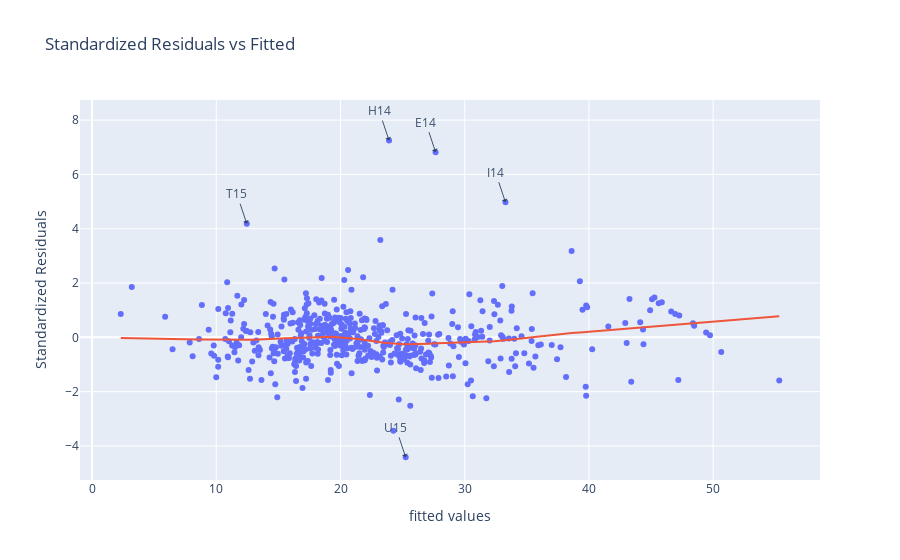
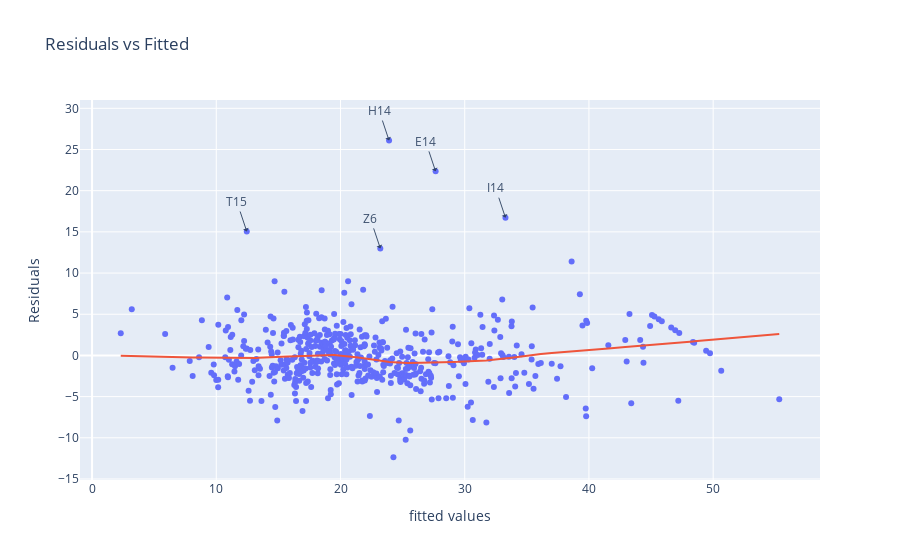
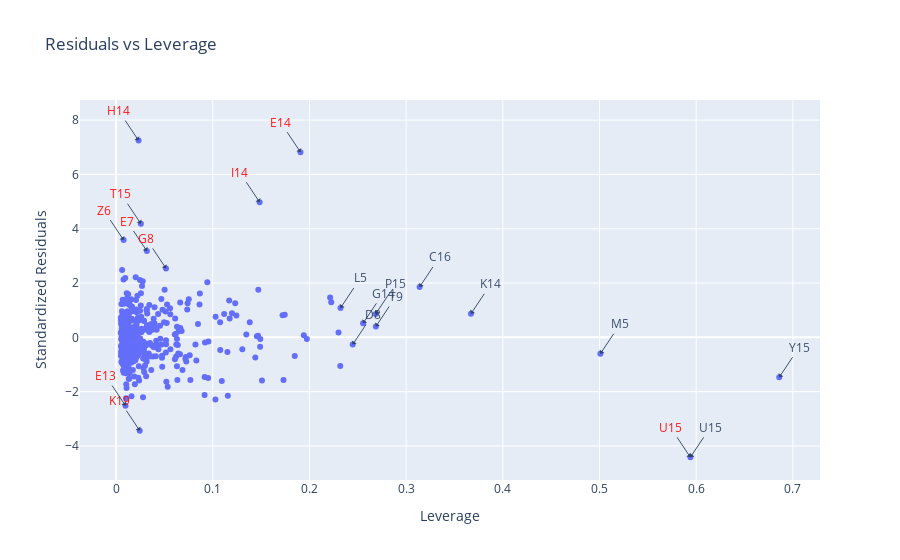

These figures' notebook cell, in order:
### Code cell
res1 = obj_Linear_Regr.fig_residual(5, True)
res2 = obj_Linear_Regr.fig_residual(5, False)
lev = obj_Linear_Regr.fig_leverage(10)

res1
res2
lev

functions.save ([res1,res2,lev], d_paths, 'residuals')

### Figure 1 — Plotly figure (JSON) as saved in the notebook; plotly's stock layout.template omitted (floating-point values rounded to 4 significant figures; data arrays with more than 128 entries replaced by an {"elided": "..."} marker saying what was removed)
{"data": [{"mode": "markers", "text": {"elided": "503 str values"}, "type": "scatter", "x": {"elided": "503 float values"}, "y": {"elided": "503 float values"}}, {"mode": "lines", "type": "scatter", "x": {"elided": "503 float values"}, "y": {"elided": "503 float values"}}], "layout": {"annotations": [{"arrowhead": 1, "opacity": 0.9, "showarrow": true, "text": "H14", "x": 23.91, "y": 7.25}, {"arrowhead": 1, "opacity": 0.9, "showarrow": true, "text": "E14", "x": 27.66, "y": 6.821}, {"arrowhead": 1, "opacity": 0.9, "showarrow": true, "text": "I14", "x": 33.28, "y": 4.976}, {"arrowhead": 1, "opacity": 0.9, "showarrow": true, "text": "U15", "x": 25.25, "y": -4.417}, {"arrowhead": 1, "opacity": 0.9, "showarrow": true, "text": "T15", "x": 12.46, "y": 4.186}], "showlegend": false, "title": {"text": "Standardized Residuals vs Fitted"}, "xaxis": {"title": {"text": "fitted values"}}, "yaxis": {"title": {"text": "Standardized Residuals"}}}}

### Figure 2 — Plotly figure (JSON) as saved in the notebook; plotly's stock layout.template omitted (floating-point values rounded to 4 significant figures; data arrays with more than 128 entries replaced by an {"elided": "..."} marker saying what was removed)
{"data": [{"mode": "markers", "text": {"elided": "503 str values"}, "type": "scatter", "x": {"elided": "503 float values"}, "y": {"elided": "503 float values"}}, {"mode": "lines", "type": "scatter", "x": {"elided": "503 float values"}, "y": {"elided": "503 float values"}}], "layout": {"annotations": [{"arrowhead": 1, "opacity": 0.9, "showarrow": true, "text": "H14", "x": 23.91, "y": 26.09}, {"arrowhead": 1, "opacity": 0.9, "showarrow": true, "text": "E14", "x": 27.66, "y": 22.34}, {"arrowhead": 1, "opacity": 0.9, "showarrow": true, "text": "I14", "x": 33.28, "y": 16.72}, {"arrowhead": 1, "opacity": 0.9, "showarrow": true, "text": "T15", "x": 12.46, "y": 15.04}, {"arrowhead": 1, "opacity": 0.9, "showarrow": true, "text": "Z6", "x": 23.21, "y": 12.99}], "showlegend": false, "title": {"text": "Residuals vs Fitted"}, "xaxis": {"title": {"text": "fitted values"}}, "yaxis": {"title": {"text": "Residuals"}}}}

### Figure 3 — Plotly figure (JSON) as saved in the notebook; plotly's stock layout.template omitted (floating-point values rounded to 4 significant figures; data arrays with more than 128 entries replaced by an {"elided": "..."} marker saying what was removed)
{"data": [{"mode": "markers", "text": {"elided": "503 str values"}, "type": "scatter", "x": {"elided": "503 float values"}, "y": {"elided": "503 float values"}}], "layout": {"annotations": [{"arrowhead": 1, "ax": 20, "ay": -30, "opacity": 0.9, "showarrow": true, "text": "Y15", "x": 0.6859, "y": -1.469}, {"arrowhead": 1, "ax": 20, "ay": -30, "opacity": 0.9, "showarrow": true, "text": "U15", "x": 0.594, "y": -4.417}, {"arrowhead": 1, "ax": 20, "ay": -30, "opacity": 0.9, "showarrow": true, "text": "M5", "x": 0.5009, "y": -0.605}, {"arrowhead": 1, "ax": 20, "ay": -30, "opacity": 0.9, "showarrow": true, "text": "K14", "x": 0.367, "y": 0.8677}, {"arrowhead": 1, "ax": 20, "ay": -30, "opacity": 0.9, "showarrow": true, "text": "C16", "x": 0.3139, "y": 1.858}, {"arrowhead": 1, "ax": 20, "ay": -30, "opacity": 0.9, "showarrow": true, "text": "T9", "x": 0.2687, "y": 0.3977}, {"arrowhead": 1, "ax": 20, "ay": -30, "opacity": 0.9, "showarrow": true, "text": "P15", "x": 0.2685, "y": 0.864}, {"arrowhead": 1, "ax": 20, "ay": -30, "opacity": 0.9, "showarrow": true, "text": "G14", "x": 0.2554, "y": 0.5166}, {"arrowhead": 1, "ax": 20, "ay": -30, "opacity": 0.9, "showarrow": true, "text": "D8", "x": 0.2447, "y": -0.2669}, {"arrowhead": 1, "ax": 20, "ay": -30, "opacity": 0.9, "showarrow": true, "text": "L5", "x": 0.2321, "y": 1.082}, {"arrowhead": 1, "ax": -20, "ay": -30, "font": {"color": "red"}, "opacity": 0.9, "showarrow": true, "text": "H14", "x": 0.02324, "y": 7.25}, {"arrowhead": 1, "ax": -20, "ay": -30, "font": {"color": "red"}, "opacity": 0.9, "showarrow": true, "text": "E14", "x": 0.1907, "y": 6.821}, {"arrowhead": 1, "ax": -20, "ay": -30, "font": {"color": "red"}, "opacity": 0.9, "showarrow": true, "text": "I14", "x": 0.1485, "y": 4.976}, {"arrowhead": 1, "ax": -20, "ay": -30, "font": {"color": "red"}, "opacity": 0.9, "showarrow": true, "text": "U15", "x": 0.594, "y": -4.417}, {"arrowhead": 1, "ax": -20, "ay": -30, "font": {"color": "red"}, "opacity": 0.9, "showarrow": true, "text": "T15", "x": 0.02562, "y": 4.186}, {"arrowhead": 1, "ax": -20, "ay": -30, "font": {"color": "red"}, "opacity": 0.9, "showarrow": true, "text": "Z6", "x": 0.007779, "y": 3.583}, {"arrowhead": 1, "ax": -20, "ay": -30, "font": {"color": "red"}, "opacity": 0.9, "showarrow": true, "text": "K19", "x": 0.02444, "y": -3.437}, {"arrowhead": 1, "ax": -20, "ay": -30, "font": {"color": "red"}, "opacity": 0.9, "showarrow": true, "text": "E7", "x": 0.03185, "y": 3.18}, {"arrowhead": 1, "ax": -20, "ay": -30, "font": {"color": "red"}, "opacity": 0.9, "showarrow": true, "text": "G8", "x": 0.05161, "y": 2.539}, {"arrowhead": 1, "ax": -20, "ay": -30, "font": {"color": "red"}, "opacity": 0.9, "showarrow": true, "text": "E13", "x": 0.009724, "y": -2.516}], "showlegend": false, "title": {"text": "Residuals vs Leverage"}, "xaxis": {"title": {"text": "Leverage"}}, "yaxis": {"title": {"text": "Standardized Residuals"}}}}
